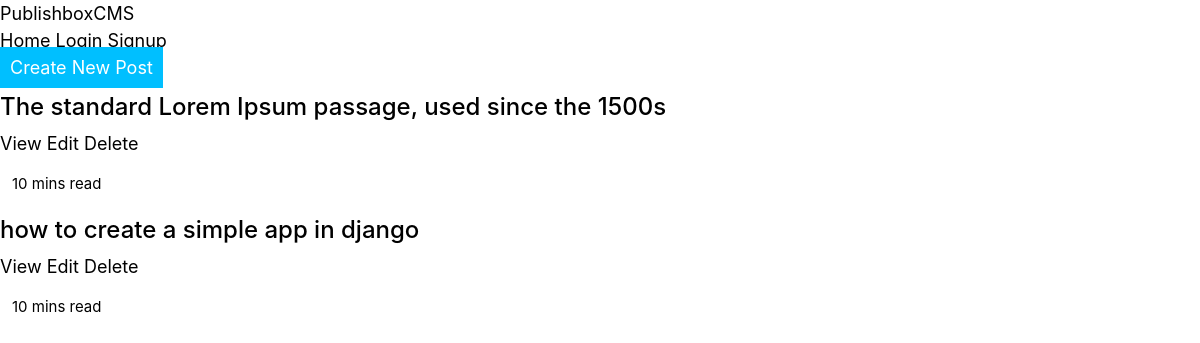
The app's page /posts/, older data.
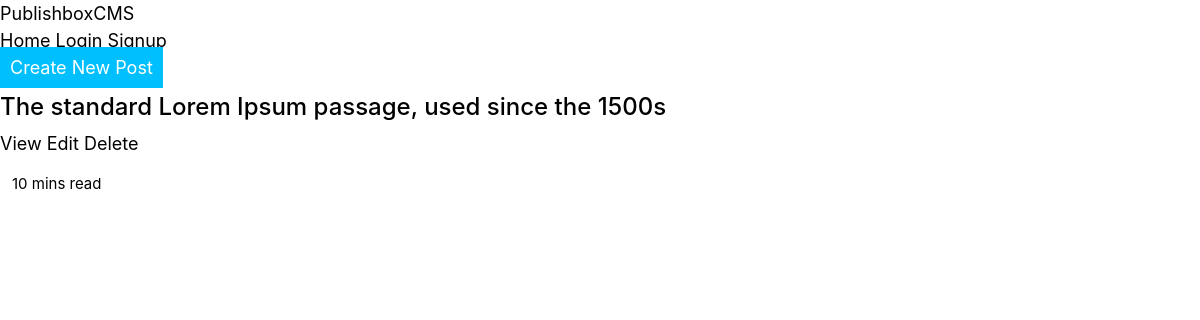
The same page, newer data.
### main/models.py (models this page shows, shortened)
class Post(models.Model):
    title = models.CharField(max_length=200)
    tags = TaggableManager()
    content = RichTextField(blank=True, null=True)
    image = models.ImageField(upload_to='static/images', blank=True, null=True)
    image_credit = models.URLField(null=True, help_text="paste or type the link(optional)", blank=True)
    author = models.ForeignKey(User, on_delete=models.CASCADE, related_name='post')
    slug = models.SlugField(max_length=100, unique=True)
    updated = models.DateTimeField(auto_now=True)
    date_created = models.DateTimeField(default=timezone.now)
    status = models.IntegerField(choices=STATUS, default=0)
    likes = models.ManyToManyField(User, related_name='liked_posts')
    view_count = models.IntegerField(default=0)
    def get_absolute_url(self):
        return reverse('blog:detail', args=[self.slug])
    class Meta:
        ordering = ['date_created']
        verbose_name = 'Post'
        verbose_name_plural = 'Posts'

### main/views.py (the view)
# urls.py: path('posts/', views.PostView.as_view(), name='posts'),
class PostView(ListView):
    model = Post
    template_name = 'main/posts.html'
    context_object_name = 'blog_list'

### main/templates/main/posts.html
{% extends 'base.html' %}
{% block main %}
<div class="container">
    <div style="margin-bottom:12px;"><a href="{% url 'blog:create'%}" style="padding:10px;color:#fff;background:deepskyblue;">Create New Post</a></div>
    <div class="card-wrapper">
     {% for post in blog_list %}
    <div class="card">
        <div class="card-text">
            <a href="{{ post.get_absolute_url }}"><h3>{{post.title }}</h3></a>
         <div class="link-group">
         <a href="{{ post.get_absolute_url }}">View</a>
         <a href="{% url 'blog:edit' post.pk %}">Edit</a>
         <a href="{% url 'blog:delete' post.pk %}">Delete</a>
         </div>
        </div>
        <div style="padding:12px;">
            <small>10 mins read</small>
        </div>
    </div>
    {% endfor %}
    </div>
</div>
{% endblock %}

### templates/base.html (shortened to what this page needs)
<!DOCTYPE html>
{% load static %}
<html>
<head>
  <link rel="stylesheet" type="text/css" href="{% static 'css/base.css' %}" />
    <link rel="stylesheet" type="text/css" href="https://stackpath.bootstrapcdn.com/font-awesome/4.7.0/css/font-awesome.min.css">
<body>
<nav class="navbar">
  <div class="logo">
  <a href="{% url 'blog:home'%}">PublishboxCMS</a>
  </div>
  <div class="menu">
     <a href="{% url 'blog:home'%}">Home</a>
     {% if user.is_authenticated %}
     {% if request.user == user %}
<a href="{% url 'user:profile' request.user %}">Profile</a>
<a href="{% url 'blog:posts'%}">Manage Posts</a>
<a href="{% url 'user:logout' %}">Logout</a>
   {% endif %}
{% else %}
<a href="{% url 'user:login' %}" class="button">Login</a>
<a href="{% url 'user:signup' %}" class="button primary">Signup</a>
{% endif %}
    </div>
</nav>
{% block main %}
 {% endblock %}
</body>

### static/css/base.css (style rules this page uses)
:root { --white:#fff; --primary:#3366cc; --primary-hover:#2952a3; --ff-1:-apple-system, BlinkMacSystemFont, "Segoe UI", "Roboto", "Helvetica Neue", Arial, sans-serif, "Apple Color Emoji", "Segoe UI Emoji", "Segoe UI Symbol"; --ff-2:cursive; }
*, *::before, *::after { margin: 0; padding: 0; box-sizing: border-box; }
body, h1, h2, h3, h4, h5, h6, p, figure, picture { margin: 0; }
h3 { font-size: 1.5rem; }
html { outline: none; -webkit-text-size-adjust:100%; -ms-text-size-adjust:100%; }
body { margin: 0; font-family:var(--ff-1); color:var(--text-color); font-weight:400; font-size:1.125rem; line-height: 1.5; }
h1, h2, h3, h4, h5, h6 { font-weight:500; line-height: 1.2; margin: 0.5rem 0; }
ol, ul, { margin: 1.5rem 0 1.5rem 3rem; }
a { text-decoration:none; color:inherit; }

Row changes from the older to the newer data that the page shows:
removed Post: title "how to create a simple app in django"
